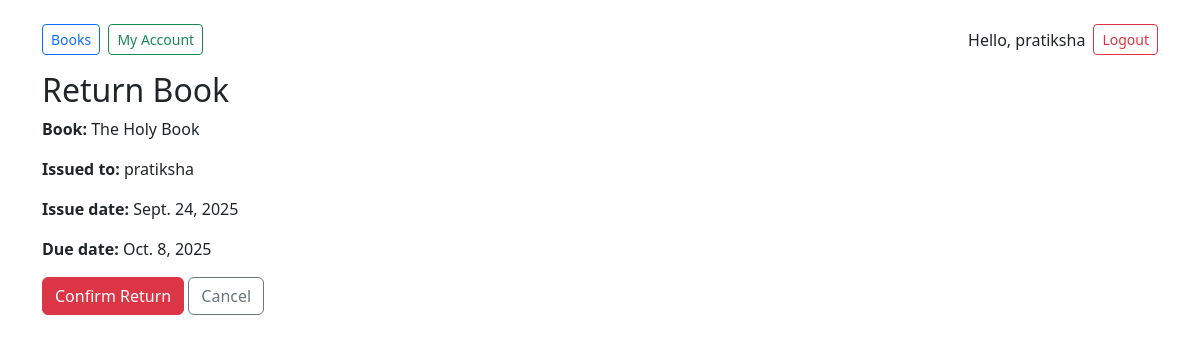
The app's page /return/4/ (signed in), older data.
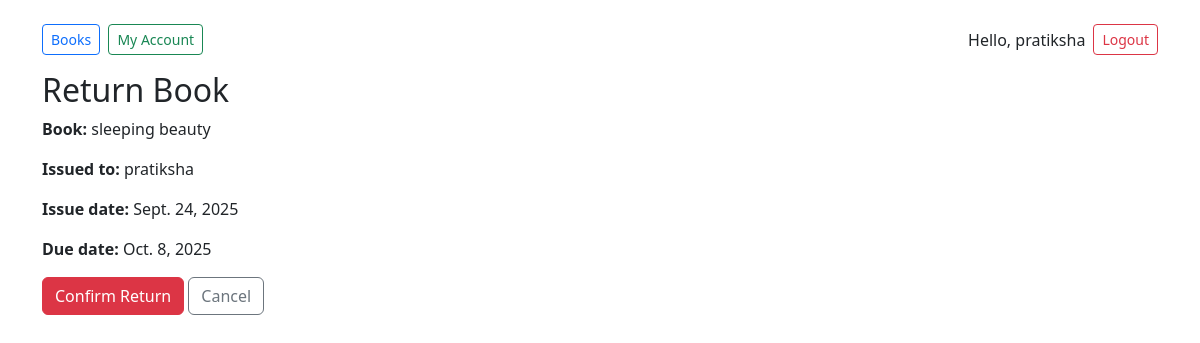
The same page, newer data.
### library/models.py (models this page shows, shortened)
class Transaction(models.Model):
    STATUS_CHOICES = [('issued', 'Issued'), ('returned', 'Returned')]
    user = models.ForeignKey(User, on_delete=models.CASCADE)
    book = models.ForeignKey(Book, on_delete=models.CASCADE)
    issue_date = models.DateField(default=date.today)
    due_date = models.DateField()                 # set on creation/issue
    return_date = models.DateField(null=True, blank=True)
    fine = models.DecimalField(max_digits=8, decimal_places=2, default=Decimal('0.00'))
    fine_paid = models.BooleanField(default=False)
    status = models.CharField(max_length=10, choices=STATUS_CHOICES, default='issued')

class Book(models.Model):
    code_no = models.CharField(max_length=50, unique=True)  # unique code like SC(B/M)000001
    title = models.CharField(max_length=255)
    author = models.CharField(max_length=255, blank=True)
    category = models.ForeignKey(Category, on_delete=models.SET_NULL, null=True, blank=True)
    isbn = models.CharField(max_length=40, blank=True)
    total_copies = models.PositiveIntegerField(default=1)
    available_copies = models.PositiveIntegerField(default=1)
    added_on = models.DateField(auto_now_add=True)

### library/views.py (the view, shortened to what this page needs)
# urls.py: path('return/<int:tx_id>/', views.return_book, name='return_book'),
@login_required
def return_book(request, tx_id):
    tx = get_object_or_404(Transaction, id=tx_id)
    if not request.user.is_staff and tx.user != request.user:
        messages.error(request, "You are not authorized to return this transaction.")
        return redirect('user_home')
    if tx.status != 'issued':
        messages.info(request, "This transaction is already returned.")
        if request.user.is_staff:
            return redirect('admin_home')
        return redirect('user_home')
    return render(request, 'library/confirm_return.html', {'tx': tx})

### library/templates/library/confirm_return.html (shortened to what this page needs)
{% extends "library/base.html" %}
{% block content %}
<h2>Return Book</h2>
<p><strong>Book:</strong> {{ tx.book.title }}</p>
<p><strong>Issued to:</strong> {{ tx.user.username }}</p>
<p><strong>Issue date:</strong> {{ tx.issue_date }}</p>
<p><strong>Due date:</strong> {{ tx.due_date }}</p>
<form method="post">
  <button class="btn btn-danger">Confirm Return</button>
  <a class="btn btn-outline-secondary" href="{% url 'user_home' %}">Cancel</a>
</form>
{% endblock %}

Row changes from the older to the newer data that the page shows:
changed through a linked row, Transaction "pratiksha": book "The Holy Book" → "sleeping beauty"
